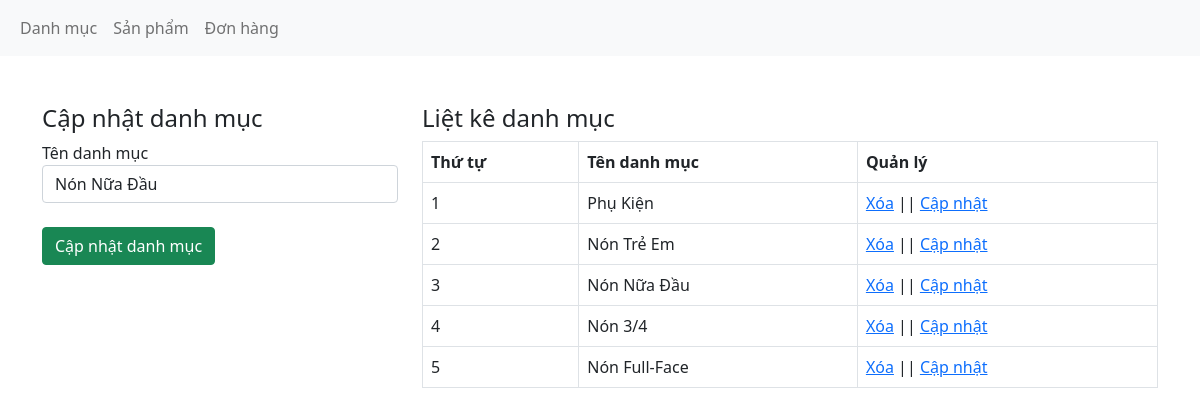
/admin/xulydanhmuc.php?quanly=capnhat&id=3, run on the app's committed database.
### tables this page shows
CREATE TABLE `danhmuc` (
  `danhmuc_id` int(11) NOT NULL,
  `tendanhmuc` varchar(50) NOT NULL
);

### admin/xulydanhmuc.php (the view, shortened to what this page needs)
<?php
    include('../db/connect.php')
?>
<!DOCTYPE html>
<html lang="en">
<head>
    <link href="https://cdn.jsdelivr.net/npm/bootstrap@5.0.2/dist/css/bootstrap.min.css" rel="stylesheet">
</head>
<body>
<nav class="navbar navbar-expand-lg navbar-light bg-light">
  <div class="container-fluid">
    <div class="collapse navbar-collapse" id="navbarNav">
      <ul class="navbar-nav">
        <li class="nav-item">
          <a class="nav-link" href="xulydanhmuc.php">Danh mục</a>
        </li>
        <li class="nav-item">
          <a class="nav-link" href="xulysanpham.php">Sản phẩm</a>
        </li>
        <li class="nav-item">
          <a class="nav-link" href="xulydonhang.php">Đơn hàng</a>
        </li>
      </ul>
    </div>
  </div>
</nav><br><br>
   <div class="container">
       <div class="row">
           <?php
                if(isset($_GET['quanly'])){
                    $capnhat = $_GET['quanly'];
                    $id_capnhat = $_GET['id'];
                    $sql_capnhat = mysqli_query($mysqli,"SELECT * FROM danhmuc where danhmuc_id ='$id_capnhat' ");
                    $row_capnhat = mysqli_fetch_array($sql_capnhat);
                }
                else{
                    $capnhat = '';
                }
                if($capnhat=='capnhat'){
                ?>
                   <div class="col-md-4">
                        <h4>Cập nhật danh mục</h4>
                        <label for="">Tên danh mục</label>
                        <form action="" method="post">
                            <input type="text" class="form-control" name="danhmuc" value="<?php echo $row_capnhat['tendanhmuc']?>"><br>
                            <input type="submit" name="capnhatdanhmuc" value="Cập nhật danh mục" class="btn btn-success">
                        </form>
                    </div>
                <?php } ?>
           <div class="col-md-8">
               <h4>Liệt kê danh mục</h4>
               <?php
                    $sql_select = mysqli_query($mysqli,"SELECT * FROM danhmuc order by  danhmuc_id DESC");
               ?>
               <table class="table table-reponsive table-bordered">
                    <tr>
                       <th>Thứ tự</th>
                       <th>Tên danh mục</th>
                       <th>Quản lý</th>
                    </tr>
                    <?php
                        $i = 0;
                        while($row_category = mysqli_fetch_array($sql_select)){
                        $i++;
                    ?>
                    <tr>
                        <td><?php echo $i; ?></td>
                        <td><?php echo $row_category['tendanhmuc'] ?></td>
                        <td><a href="?xoa=<?php echo $row_category['danhmuc_id'] ?>">Xóa</a> || <a href="?quanly=capnhat&id=<?php echo $row_category['danhmuc_id'] ?>">Cập nhật</a></td>
                    </tr>
                    <?php } ?>
               </table>
           </div>
       </div>
   </div>
</body>
</html>

### data on the page
danhmuc: danhmuc "Nón Nữa Đầu", tendanhmuc "Nón Nữa Đầu"
danhmuc: tendanhmuc "Phụ Kiện"
danhmuc: tendanhmuc "Nón Trẻ Em"
danhmuc: tendanhmuc "Nón 3/4"
danhmuc: tendanhmuc "Nón Full-Face"
